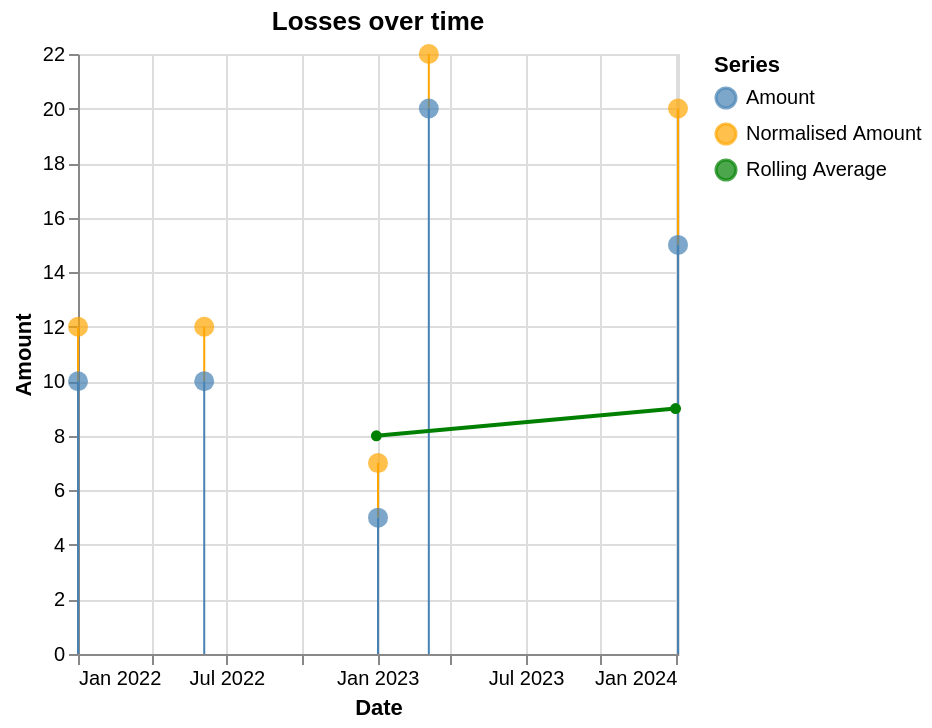

The specification (Vega-Lite) saved for this image:
### Vega-Lite specification from a JSON file in a GitHub repository (floating-point values rounded to 4 significant figures)
{"$schema": "https://vega.github.io/schema/vega-lite/v6.json", "description": "Stem plot of losses against date: as reported, normalised (on-levelled), and a rolling average of the normalised amounts", "title": "Losses over time", "width": "container", "height": "container", "datasets": {"stemData": [{"date": "2022-01-01", "amount": 10, "normalisedAmount": 12}, {"date": "2023-01-02", "amount": 5, "normalisedAmount": 7}, {"date": "2024-01-03", "amount": 15, "normalisedAmount": 20}, {"date": "2022-06-04", "amount": 10, "normalisedAmount": 12}, {"date": "2023-03-05", "amount": 20, "normalisedAmount": 22}], "rollingAverageData": [{"date": "2022-12-31", "rollingAverage": 8, "window": "2020–2022", "n": 3}, {"date": "2023-12-31", "rollingAverage": 9, "window": "2021–2023", "n": 3}]}, "data": {"name": "stemData"}, "encoding": {"x": {"field": "date", "type": "temporal", "timeUnit": "yearmonthdate", "title": "Date", "axis": {"format": "%b %Y"}}}, "layer": [{"mark": {"type": "rule"}, "encoding": {"y": {"field": "amount", "type": "quantitative", "title": "Amount", "axis": {"format": "~s"}}, "y2": {"datum": 0}, "color": {"datum": "Amount", "legend": {"title": "Series"}}}}, {"mark": {"type": "rule"}, "encoding": {"y": {"field": "amount", "type": "quantitative"}, "y2": {"field": "normalisedAmount"}, "color": {"datum": "Normalised Amount"}}}, {"mark": {"type": "circle", "size": 100, "tooltip": {"content": "data"}}, "encoding": {"y": {"field": "amount", "type": "quantitative"}, "color": {"datum": "Amount"}}}, {"mark": {"type": "circle", "size": 100, "tooltip": {"content": "data"}}, "encoding": {"y": {"field": "normalisedAmount", "type": "quantitative"}, "color": {"datum": "Normalised Amount"}}}, {"data": {"name": "rollingAverageData"}, "mark": {"type": "line", "strokeWidth": 2, "tooltip": {"content": "data"}, "point": true}, "encoding": {"x": {"field": "date", "type": "temporal", "timeUnit": "yearmonthdate"}, "y": {"field": "rollingAverage", "type": "quantitative"}, "color": {"datum": "Rolling Average"}}}], "config": {"range": {"category": ["steelblue", "orange", "green"]}}}
